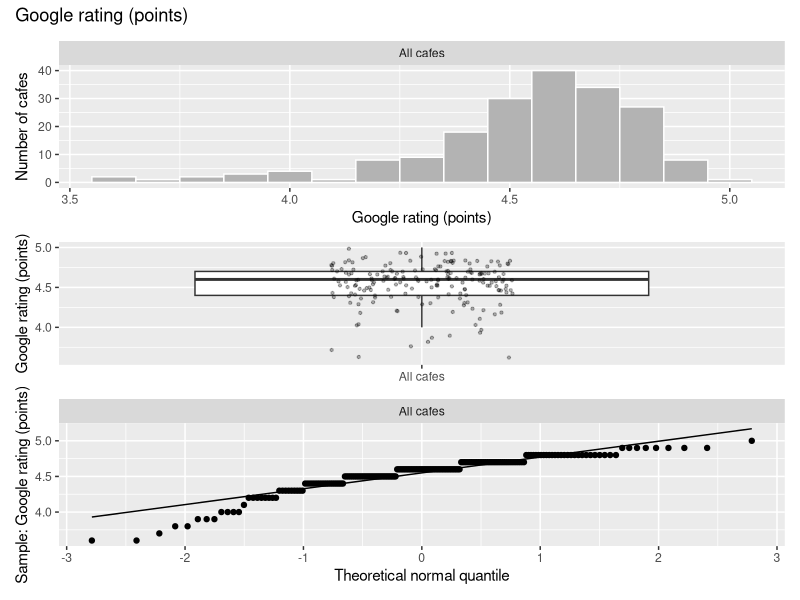
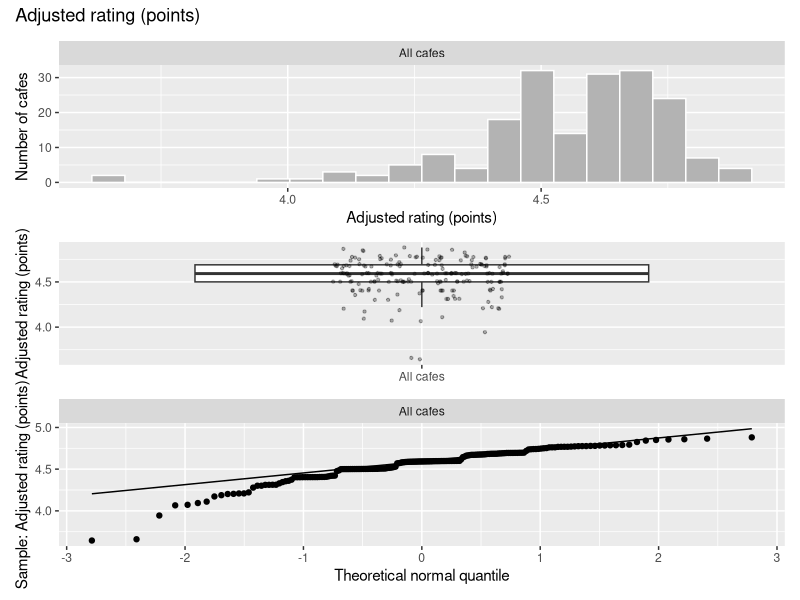
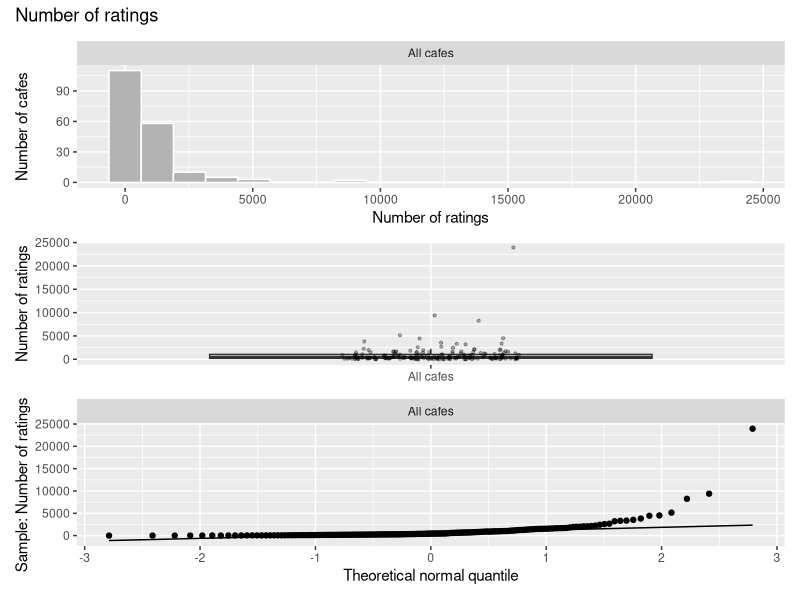
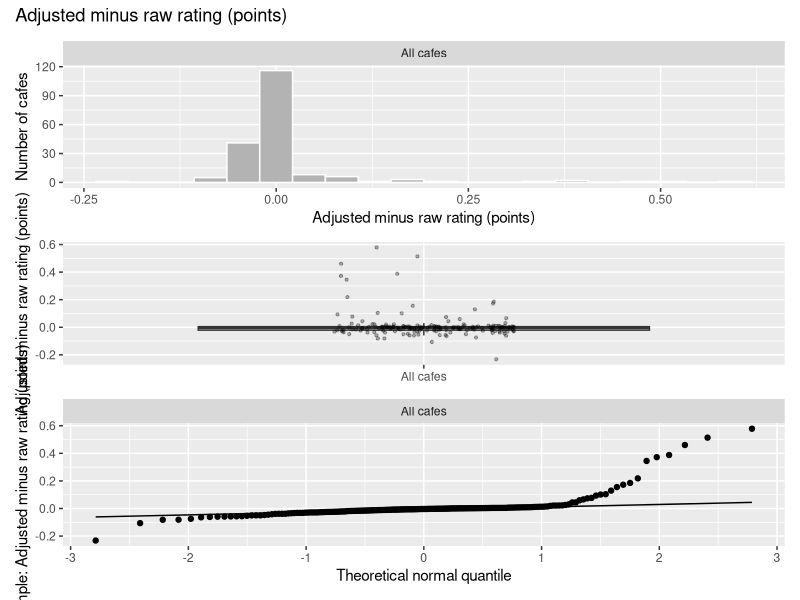
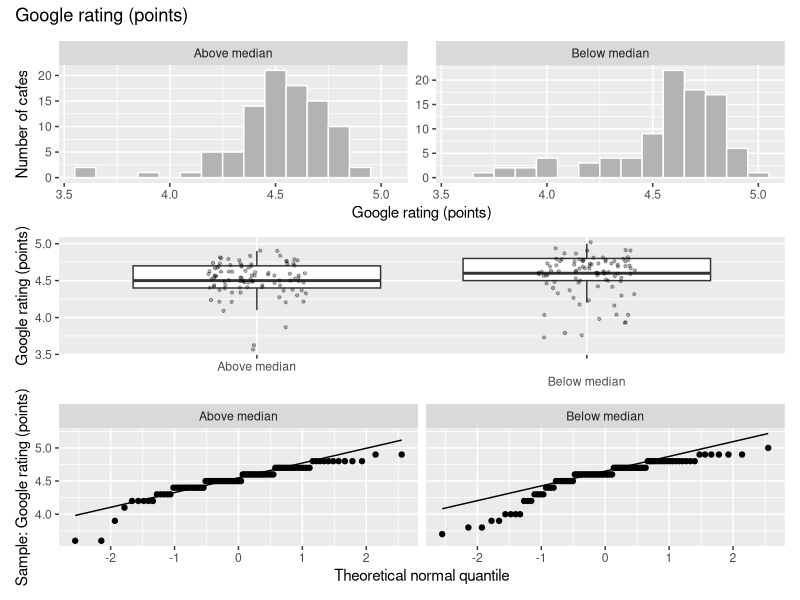
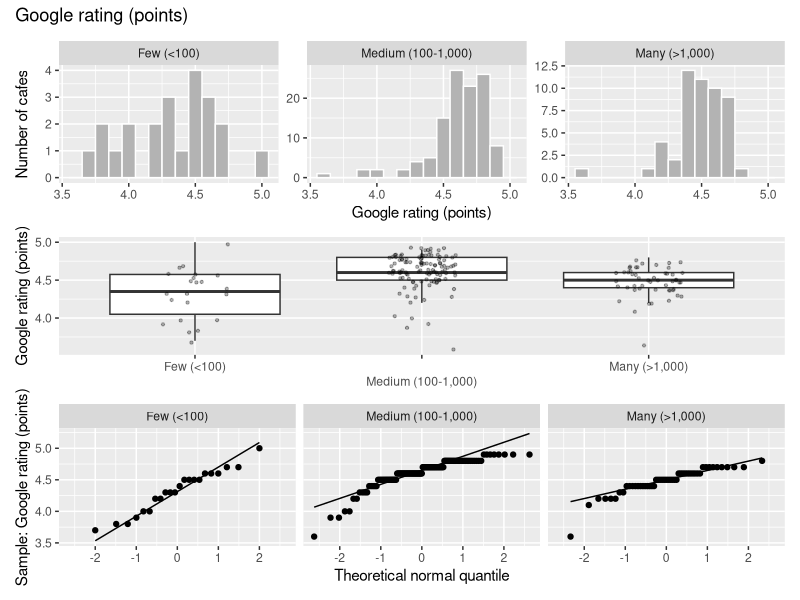
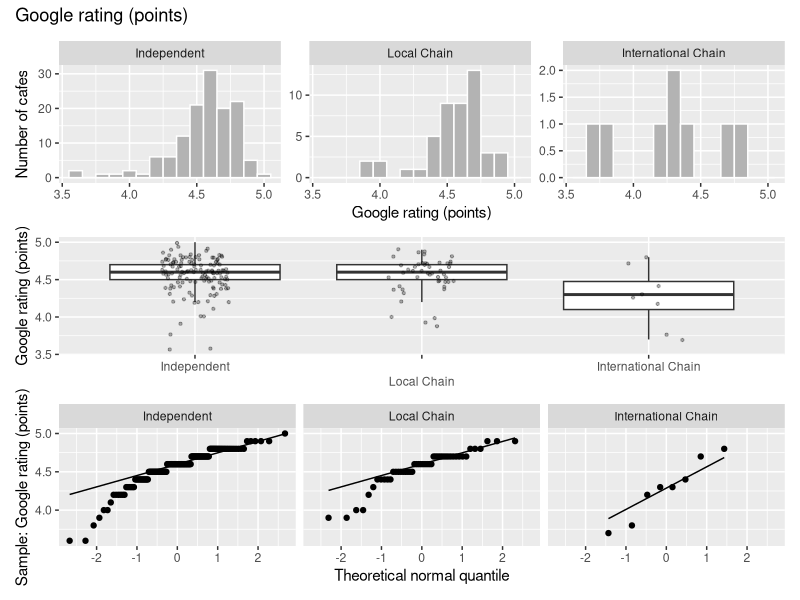
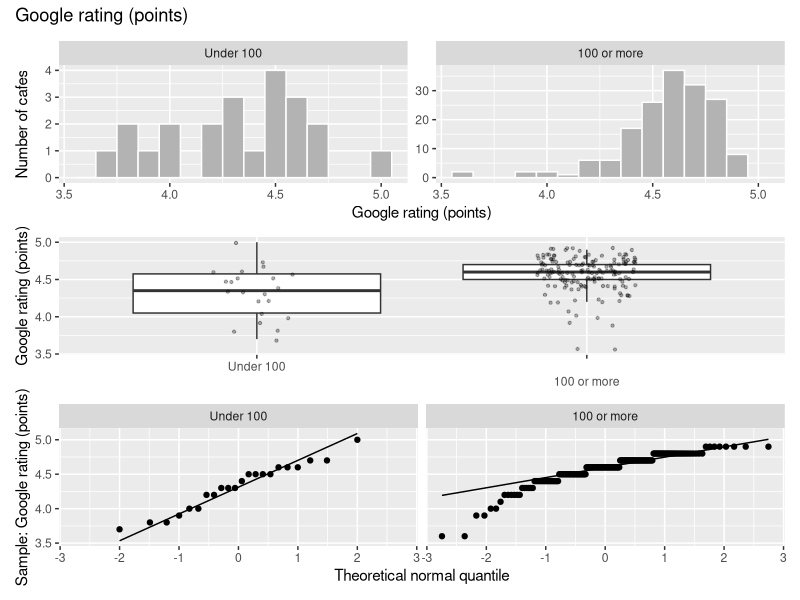

Source code (R) for these figures, in order:
# ============================================================
# 02_descriptive.R
# Reads analysis/dataset.csv and describes the variables used in A1-A10.
# Decides parametric vs non-parametric for each variable and group.
# Run from the project root (open cafe-analysis.Rproj first).
# ============================================================

library(tidyverse)

if (!requireNamespace("patchwork", quietly = TRUE)) install.packages("patchwork")
library(patchwork)

# ---- 1. Load the cleaned data ----
dat <- read_csv("analysis/dataset.csv", show_col_types = FALSE) %>%
  mutate(
    cafe_type = factor(cafe_type,
                       levels = c("Independent", "Local Chain", "International Chain")),
    # first level = first group in R's tests: "Above median minus Below median"
    n_group_median = factor(n_group_median, levels = c("Above median", "Below median")),
    n_group_3 = factor(n_group_3,
                       levels = c("Few (<100)", "Medium (100-1,000)", "Many (>1,000)")),
    n_group_2 = factor(n_group_2, levels = c("Under 100", "100 or more")),
    diff_adj  = adj_rating - rating          # paired difference for A3
  )

glimpse(dat)

# ---- 2. Count and summarise: numeric variables, all cafes ----
num_summary <- function(x) {
  tibble(n         = sum(!is.na(x)),
         n_missing = sum(is.na(x)),
         mean      = mean(x, na.rm = TRUE),
         sd        = sd(x, na.rm = TRUE),
         median    = median(x, na.rm = TRUE),
         iqr       = IQR(x, na.rm = TRUE),
         min       = min(x, na.rm = TRUE),
         max       = max(x, na.rm = TRUE))
}

overall <- bind_rows(
  rating     = num_summary(dat$rating),
  adj_rating = num_summary(dat$adj_rating),
  n_ratings  = num_summary(dat$n_ratings),
  diff_adj   = num_summary(dat$diff_adj),
  .id = "variable"
)
print(overall, width = Inf)

# ---- 3. Numeric variables by group ----
by_group <- function(data, value, group) {
  data %>%
    filter(!is.na({{ group }}), !is.na({{ value }})) %>%
    group_by(group = {{ group }}) %>%
    summarise(n = n(), mean = mean({{ value }}), sd = sd({{ value }}),
              median = median({{ value }}), iqr = IQR({{ value }}),
              min = min({{ value }}), max = max({{ value }}),
              .groups = "drop")
}

print(by_group(dat, rating, n_group_median), width = Inf)   # A2
print(by_group(dat, rating, n_group_3),      width = Inf)   # A4
print(by_group(dat, rating, cafe_type),      width = Inf)   # A8
print(by_group(dat, rating, n_group_2),      width = Inf)   # A9
print(by_group(dat, adj_rating, n_group_2),  width = Inf)   # A9

# ---- 4. Categorical variables: counts and percentages ----
dat %>% count(top_rated) %>% mutate(pct = round(100 * n / sum(n), 1)) %>% print()
dat %>% count(n_group_median, top_rated) %>% print()          # A5

# ---- 5. Descriptive plots: histogram, boxplot and normal Q-Q plot ----
dir.create("report/figures", showWarnings = FALSE, recursive = TRUE)

desc_plots <- function(data, value, group = NULL, label, file, binwidth = NULL) {
  d <- data %>% filter(!is.na(.data[[value]]))
  if (!is.null(group)) {
    d <- d %>% filter(!is.na(.data[[group]]))
    d$g <- d[[group]]
  } else {
    d$g <- factor("All cafes")
  }
  
  p_hist <- ggplot(d, aes(x = .data[[value]])) +
    geom_histogram(binwidth = binwidth, bins = 20,
                   fill = "grey70", colour = "white") +
    facet_wrap(~ g, nrow = 1, scales = "free_y") +
    labs(x = label, y = "Number of cafes")
  
  p_box <- ggplot(d, aes(x = g, y = .data[[value]])) +
    geom_boxplot(outlier.shape = NA) +
    geom_jitter(width = 0.15, alpha = 0.3, size = 0.8) +
    scale_x_discrete(guide = guide_axis(n.dodge = 2)) +
    labs(x = NULL, y = label)
  
  p_qq <- ggplot(d, aes(sample = .data[[value]])) +
    stat_qq() + stat_qq_line() +
    facet_wrap(~ g, nrow = 1) +
    labs(x = "Theoretical normal quantile", y = paste("Sample:", label))
  
  fig <- (p_hist / p_box / p_qq) + plot_annotation(title = label)
  ggsave(file.path("report/figures", file), fig, width = 9, height = 9)
}

# All cafes
desc_plots(dat, "rating",     NULL, "Google rating (points)",        "D_rating.pdf", binwidth = 0.1)
desc_plots(dat, "adj_rating", NULL, "Adjusted rating (points)",      "D_adj_rating.pdf")
desc_plots(dat, "n_ratings",  NULL, "Number of ratings",             "D_n_ratings.pdf")
desc_plots(dat, "diff_adj",   NULL, "Adjusted minus raw rating (points)", "D_diff_adj.pdf")

# By group
desc_plots(dat, "rating", "n_group_median", "Google rating (points)", "D_rating_by_median.pdf", binwidth = 0.1)  # A2
desc_plots(dat, "rating", "n_group_3",      "Google rating (points)", "D_rating_by_n3.pdf",     binwidth = 0.1)  # A4
desc_plots(dat, "rating", "cafe_type",      "Google rating (points)", "D_rating_by_type.pdf",   binwidth = 0.1)  # A8
desc_plots(dat, "rating", "n_group_2",      "Google rating (points)", "D_rating_by_n2.pdf",     binwidth = 0.1)  # A9
desc_plots(dat, "adj_rating", "n_group_2",  "Adjusted rating (points)", "D_adj_rating_by_n2.pdf")                # A9

# ---- 6. Normality numbers and the central limit theorem ----
group_levels <- c("All cafes", "Above median", "Below median",
                  "Few (<100)", "Medium (100-1,000)", "Many (>1,000)",
                  "Independent", "Local Chain", "International Chain",
                  "Under 100", "100 or more")

long <- bind_rows(
  dat %>% transmute(set = "Rating",                            group = "All cafes",                  value = rating),
  dat %>% transmute(set = "Adjusted rating",                   group = "All cafes",                  value = adj_rating),
  dat %>% transmute(set = "Number of ratings",                 group = "All cafes",                  value = n_ratings),
  dat %>% transmute(set = "Adjusted minus raw (A3)",           group = "All cafes",                  value = diff_adj),
  dat %>% transmute(set = "Rating by median split (A2)",       group = as.character(n_group_median), value = rating),
  dat %>% transmute(set = "Rating by ratings group (A4)",      group = as.character(n_group_3),      value = rating),
  dat %>% transmute(set = "Rating by cafe type (A8)",          group = as.character(cafe_type),      value = rating),
  dat %>% transmute(set = "Rating by 100 split (A9)",          group = as.character(n_group_2),      value = rating),
  dat %>% transmute(set = "Adjusted rating by 100 split (A9)", group = as.character(n_group_2),      value = adj_rating)
) %>%
  filter(!is.na(group), !is.na(value)) %>%
  mutate(set   = factor(set, levels = unique(set)),
         group = factor(group, levels = group_levels))

# Skewness: 0 = symmetric, negative = left tail, positive = right tail
calc_skew <- function(x) {
  x <- x[!is.na(x)]
  m <- mean(x)
  mean((x - m)^3) / mean((x - m)^2)^1.5
}

# Bootstrap of the mean: 5,000 resamples, seed fixed so results are reproducible
set.seed(2026)
B <- 5000
boot_means <- function(x, B) replicate(B, mean(sample(x, length(x), replace = TRUE)))

res <- long %>%
  group_by(set, group) %>%
  summarise(n         = n(),
            skew      = calc_skew(value),
            shapiro_p = shapiro.test(value)$p.value,   # optional; does not override the plots
            boot      = list(boot_means(value, B)),
            .groups   = "drop") %>%
  mutate(skew_boot = map_dbl(boot, calc_skew),         # skewness of the bootstrapped means
         panel     = factor(paste0(set, ": ", group), levels = paste0(set, ": ", group)))

res %>%
  select(panel, n, skew, skew_boot, shapiro_p) %>%
  mutate(across(c(skew, skew_boot), ~ round(.x, 2)),
         shapiro_p = round(shapiro_p, 3)) %>%
  print(n = Inf, width = Inf)

# ---- 7. Distribution of the bootstrapped means ----
boot_long <- res %>% select(panel, boot) %>% unnest(boot)

p_bh <- ggplot(boot_long, aes(x = boot)) +
  geom_histogram(bins = 40, fill = "grey70", colour = "white") +
  facet_wrap(~ panel, scales = "free", ncol = 4, labeller = label_wrap_gen(28)) +
  labs(x = "Bootstrapped mean", y = "Count")
ggsave("report/figures/D_boot_hist.pdf", p_bh, width = 12, height = 12)

p_bq <- ggplot(boot_long, aes(sample = boot)) +
  stat_qq(size = 0.3) + stat_qq_line() +
  facet_wrap(~ panel, scales = "free", ncol = 4, labeller = label_wrap_gen(28)) +
  labs(x = "Theoretical normal quantile", y = "Bootstrapped mean")
ggsave("report/figures/D_boot_qq.pdf", p_bq, width = 12, height = 12)
